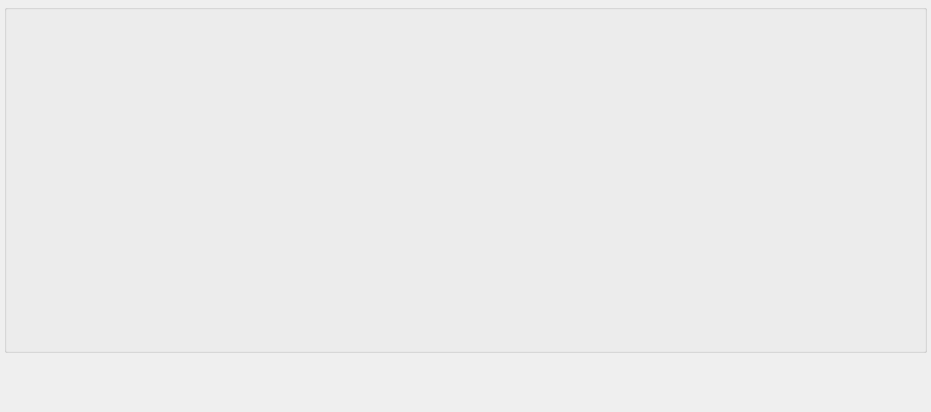
<?xml version="1.0" encoding="UTF-8"?>
<ui version="4.0">
 <class>edittrackdialogClass</class>
 <widget class="QDialog" name="edittrackdialogClass">
  <property name="geometry">
   <rect>
    <x>0</x>
    <y>0</y>
    <width>931</width>
    <height>412</height>
   </rect>
  </property>
  <property name="windowTitle">
   <string>Edit Track</string>
  </property>
  <property name="windowIcon">
   <iconset resource="../resources.qrc">
    <normaloff>:/devices48/resources/tr48x48-0016.png</normaloff>:/devices48/resources/tr48x48-0016.png</iconset>
  </property>
  <layout class="QVBoxLayout" name="verticalLayout">
   <property name="spacing">
    <number>0</number>
   </property>
   <property name="margin">
    <number>4</number>
   </property>
   <item>
    <widget class="QGroupBox" name="groupBox">
     <property name="title">
      <string/>
     </property>
     <layout class="QVBoxLayout" name="verticalLayout_2">
      <property name="spacing">
       <number>0</number>
      </property>
      <property name="margin">
       <number>0</number>
      </property>
      <item>
       <widget class="EditTrack" name="editor" native="true">
        <property name="minimumSize">
         <size>
          <width>0</width>
          <height>340</height>
         </size>
        </property>
       </widget>
      </item>
     </layout>
    </widget>
   </item>
   <item>
    <spacer name="verticalSpacer">
     <property name="orientation">
      <enum>Qt::Vertical</enum>
     </property>
     <property name="sizeHint" stdset="0">
      <size>
       <width>20</width>
       <height>2</height>
      </size>
     </property>
    </spacer>
   </item>
   <item>
    <widget class="Fkeys" name="fkeys" native="true">
     <property name="sizePolicy">
      <sizepolicy hsizetype="Preferred" vsizetype="Fixed">
       <horstretch>0</horstretch>
       <verstretch>0</verstretch>
      </sizepolicy>
     </property>
     <property name="minimumSize">
      <size>
       <width>0</width>
       <height>54</height>
      </size>
     </property>
     <property name="maximumSize">
      <size>
       <width>16777215</width>
       <height>54</height>
      </size>
     </property>
    </widget>
   </item>
  </layout>
 </widget>
 <customwidgets>
  <customwidget>
   <class>Fkeys</class>
   <extends>QWidget</extends>
   <header>fkeys.h</header>
  </customwidget>
  <customwidget>
   <class>EditTrack</class>
   <extends>QWidget</extends>
   <header>edittrack.h</header>
   <container>1</container>
  </customwidget>
 </customwidgets>
 <resources>
  <include location="../resources.qrc"/>
 </resources>
 <connections/>
</ui>
